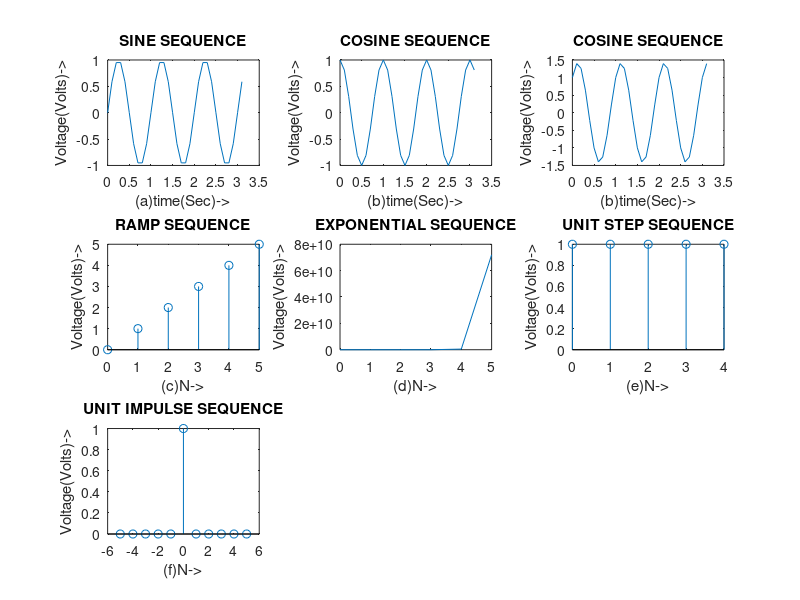

Source code (MATLAB):
%Sine Wave
clc;
clear all;
close all; 

t=0:0.1:pi;
y1=sin(2*pi*t);
subplot(3,3,1);
plot(t,y1);
ylabel('Voltage(Volts)->');
xlabel('(a)time(Sec)->');
title('SINE SEQUENCE');

%Cosine Wave
clc;
t=0:0.1:pi;
y2=cos(2*pi*t);
subplot(3,3,2);
plot(t,y2);
ylabel('Voltage(Volts)->');
xlabel('(b)time(Sec)->');
title('COSINE SEQUENCE');

% Sine + Cosine Wave
Z = y1 + y2;
subplot(3,3,3);
plot(t,Z);
ylabel('Voltage(Volts)->');
xlabel('(b)time(Sec)->');
title('COSINE SEQUENCE');


% Ramp Signal
clc;
n1=input('Enter the length of the ramp signal:');
t=0:n1;
subplot(3,3,4);
stem(t,t);
ylabel('Voltage(Volts)->');
xlabel('(c)N->');
title('RAMP SEQUENCE');

% Exponential Signal.
clc;
n2=input('Enter the length of the exponential sequence:');
t=0:n2;
a=input('Enter  the "a" value:');
y2=exp(a*t);
subplot(3,3,5);
plot(t,y2);
ylabel('Voltage(Volts)->');
xlabel('(d)N->');
title('EXPONENTIAL SEQUENCE');

% Unit Step Sequence
clc;
n3=input('Enter the length of the unit sequence:');
t=0:1:n3-1;
y1=ones(1,n3);
subplot(3,3,6);
stem(t,y1);
ylabel('Voltage(Volts)->');
xlabel('(e)N->');
title('UNIT STEP SEQUENCE');

% Unit Impulse  signal.
clc;
t=-5:5;
y=[zeros(1,5),ones(1,1),zeros(1,5)];
subplot(3,3,7);
stem(t,y);
ylabel('Voltage(Volts)->');
xlabel('(f)N->');
title('UNIT IMPULSE SEQUENCE');

